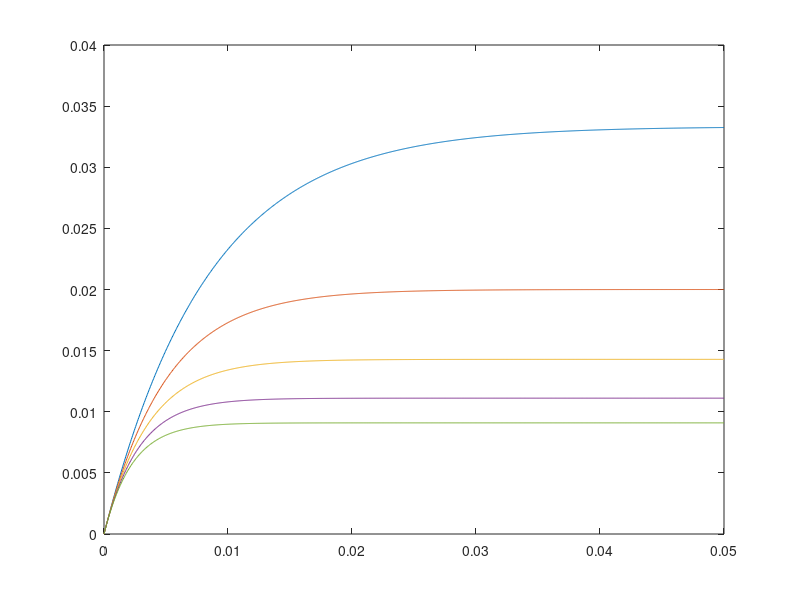

MATLAB code for this plot:
clear all
E=1;
h=0.00005;
t=0:h:0.05;
y(1)=0;
L=0.25;
r=[30 50 70 90 110]  
n=length(t)
m=length(r)
for j=1:m
    R=r(j)
    f=@(y)(-R/L*y+E/L);
    for i=1:n-1;
        k1=h*f(y(i));
        k2=h*f(y(i)+k1/2);
        k3=h*f(y(i)+k2/2);
        k4=h*f(y(i)+k3);
        y(i+1)=y(i)+(1/6)*(k1+2*k2+2*k3+k4);
    end
    plot(t,y)
    hold on
end   